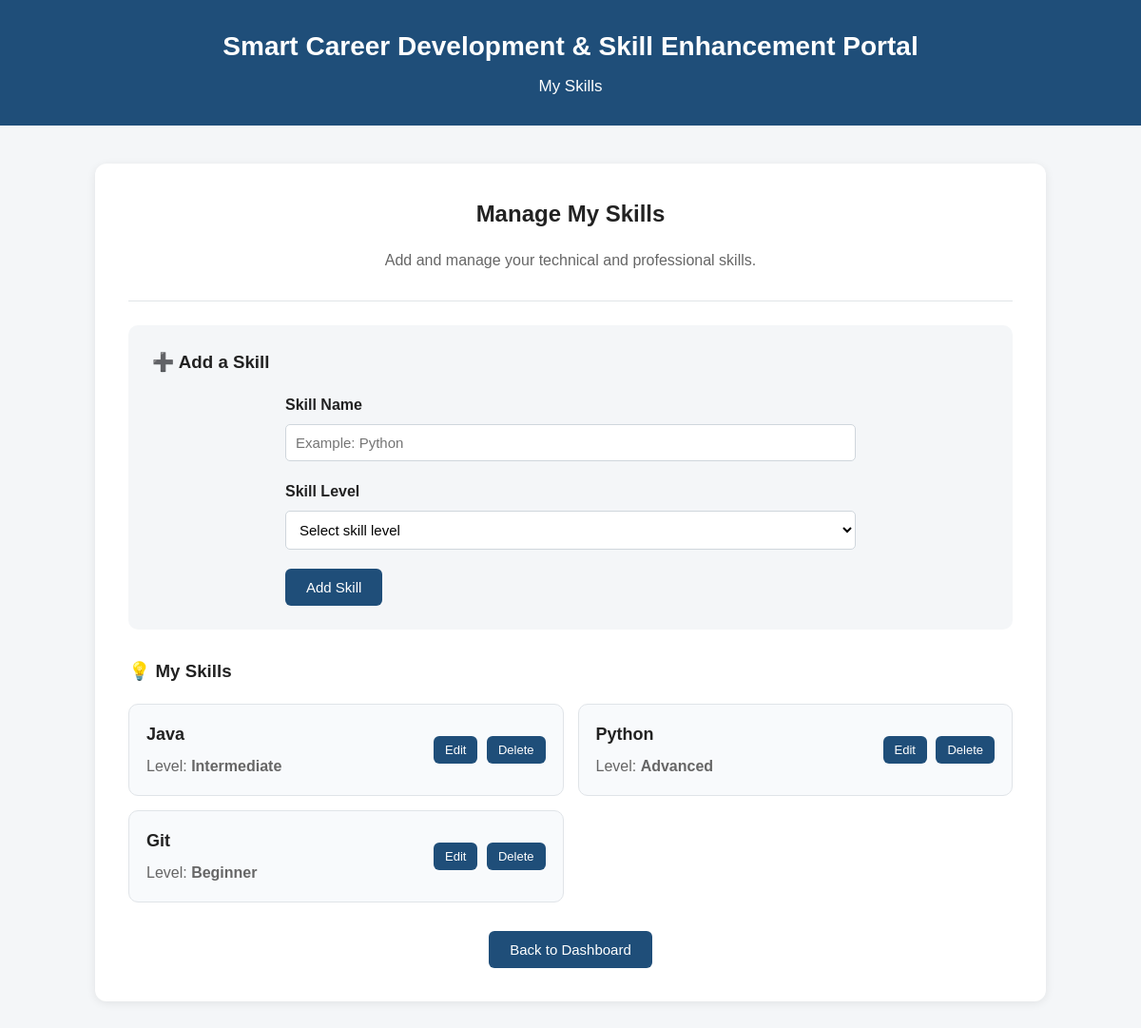
The app's page /skills (signed in) with its own data.
### models.py (models this page shows, shortened)
class Skill(db.Model):
    id = db.Column(db.Integer, primary_key=True)
    skill_name = db.Column(db.String(100), nullable=False)
    skill_level = db.Column(db.String(50), nullable=False)
    student_id = db.Column(
        db.Integer,
        db.ForeignKey("student.id"),
        nullable=False
    )

### app.py (the view, shortened to what this page needs)
@app.route("/skills", methods=["GET", "POST"])
def skills():
    if "student_id" not in session:
        return redirect(url_for("login"))
    student_id = session["student_id"]
    student_skills = Skill.query.filter_by(
        student_id=student_id
    ).all()
    return render_template(
        "skills.html",
        skills=student_skills
    )

### templates/skills.html (shortened to what this page needs)
<!DOCTYPE html>
<html lang="en">
<head>
    <link rel="stylesheet"
          href="{{ url_for('static', filename='css/style.css') }}">
</head>
<body>
    <header>
        <h1>Smart Career Development & Skill Enhancement Portal</h1>
        <p>My Skills</p>
    </header>
    <main>
        <section class="skills-container">
            <h2>Manage My Skills</h2>
            <p class="page-description">
                Add and manage your technical and professional skills.
            </p>
            <hr>
            <div class="add-skill-card">
                <h3>➕ Add a Skill</h3>
                <form method="POST">
                    <div class="form-group">
                        <label for="skill_name">
                            Skill Name
                        </label>
                        <input type="text"
                               id="skill_name"
                               name="skill_name"
                               placeholder="Example: Python"
                               required>
                    </div>
                    <div class="form-group">
                        <label for="skill_level">
                            Skill Level
                        </label>
                        <select id="skill_level"
                                name="skill_level"
                                required>
                            <option value="">
                                Select skill level
                            </option>
                        </select>
                    </div>
                    <button type="submit">
                        Add Skill
                    </button>
                </form>
            </div>
            <div class="my-skills-section">
                <h3>💡 My Skills</h3>
                {% if skills %}
                    <div class="skills-grid">
                        {% for skill in skills %}
                            <div class="skill-card">
                                <div class="skill-info">
                                    <h4>
                                        {{ skill.skill_name }}
                                    </h4>
                                    <p>
                                        Level:
                                        <strong>
                                            {{ skill.skill_level }}
                                        </strong>
                                    </p>
                                </div>
                                <div class="skill-actions">
                                    <a href="{{ url_for('edit_skill', skill_id=skill.id) }}">
                                        <button type="button"
                                                class="skill-button">
                                            Edit
                                        </button>
                                    </a>
                                    <a href="{{ url_for('delete_skill', skill_id=skill.id) }}">
                                        <button type="button"
                                                class="skill-button">
                                            Delete
                                        </button>
                                    </a>
                                </div>
                            </div>
                        {% endfor %}
                    </div>
                {% endif %}
            </div>
            <div class="page-actions">
                <a href="{{ url_for('dashboard') }}">
                    <button type="button">
                        Back to Dashboard
                    </button>
                </a>
            </div>
        </section>
    </main>
</body>
</html>

### static/css/style.css (style rules this page uses)
* { box-sizing: border-box; }
body { margin: 0; font-family: Arial, sans-serif; background-color: #f4f6f8; color: #222; line-height: 1.5; }
header { background-color: #1f4e79; color: white; text-align: center; padding: 28px 20px; }
header h1 { margin: 0; font-size: 28px; }
header p { margin: 8px 0 0; font-size: 17px; }
hr { border: none; border-top: 1px solid #e1e5e8; margin: 25px 0; }
a { color: #1f4e79; text-decoration: none; }
button { padding: 11px 22px; border: none; border-radius: 6px; cursor: pointer; background-color: #1f4e79; color: white; font-size: 15px; }
input, select { padding: 10px; border: 1px solid #cfd6dc; border-radius: 5px; font-size: 15px; background-color: white; }
.page-description { text-align: center; color: #666; margin-bottom: 30px; }
.form-group { margin-bottom: 20px; }
.form-group label { display: block; margin-bottom: 8px; font-weight: bold; }
.form-group input, .form-group select { width: 100%; }
.skills-container { background-color: white; width: 90%; max-width: 1000px; margin: 40px auto; padding: 35px; border-radius: 12px; box-shadow: 0 2px 10px rgba(0, 0, 0, 0.08); }
.skills-container h2 { text-align: center; margin-top: 0; }
.add-skill-card { background-color: #f4f6f8; padding: 25px; border-radius: 10px; margin-bottom: 30px; }
.add-skill-card h3 { margin-top: 0; }
.add-skill-card form { max-width: 600px; margin: auto; }
.add-skill-card .form-group { text-align: left; }
.skills-grid { display: grid; grid-template-columns: repeat(2, 1fr); gap: 15px; margin-top: 20px; }
.skill-card { border: 1px solid #e0e4e8; border-radius: 10px; padding: 18px; background-color: #f8fafc; display: flex; justify-content: space-between; align-items: center; gap: 15px; }
.skill-info h4 { margin: 0 0 8px; font-size: 18px; }
.skill-info p { margin: 0; color: #666; }
.skill-actions { white-space: nowrap; }
.skill-button { padding: 7px 12px; font-size: 13px; margin-left: 5px; }
.page-actions { text-align: center; margin-top: 30px; }

### records on screen
Skill: skill_name "Java", skill_level "Intermediate"
Skill: skill_name "Python", skill_level "Advanced"
Skill: skill_name "Git", skill_level "Beginner"
